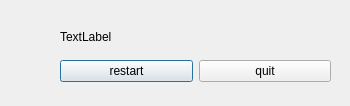
<?xml version="1.0" encoding="UTF-8"?>
<ui version="4.0">
 <class>Dialog</class>
 <widget class="QDialog" name="Dialog">
  <property name="geometry">
   <rect>
    <x>0</x>
    <y>0</y>
    <width>350</width>
    <height>106</height>
   </rect>
  </property>
  <property name="windowTitle">
   <string>Dialog</string>
  </property>
  <widget class="QWidget" name="layoutWidget">
   <property name="geometry">
    <rect>
     <x>60</x>
     <y>20</y>
     <width>271</width>
     <height>62</height>
    </rect>
   </property>
   <layout class="QVBoxLayout" name="verticalLayout">
    <item>
     <widget class="QLabel" name="congratulationLabel">
      <property name="text">
       <string>TextLabel</string>
      </property>
     </widget>
    </item>
    <item>
     <layout class="QHBoxLayout" name="horizontalLayout">
      <item>
       <widget class="QPushButton" name="restartPushButton">
        <property name="text">
         <string>restart</string>
        </property>
       </widget>
      </item>
      <item>
       <widget class="QPushButton" name="quitPushButton">
        <property name="text">
         <string>quit</string>
        </property>
       </widget>
      </item>
     </layout>
    </item>
   </layout>
  </widget>
 </widget>
 <resources/>
 <connections/>
</ui>
